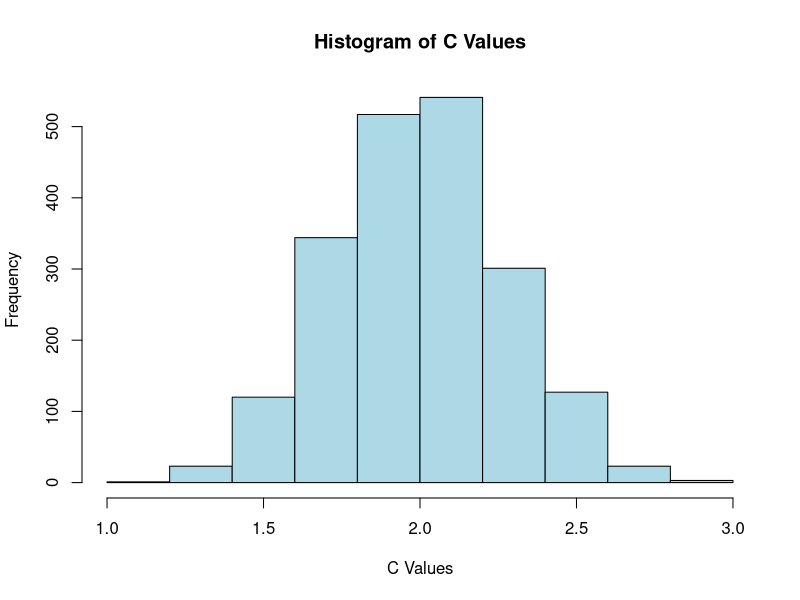

This figure's R source: (Note: this script raises an error after producing the figure.)
## ---- chunk 1
library(gtools)
library(MASS)

df1 <- read.csv("Body_masses.csv")

df1$Body.mass <- log(df1$Body.mass)

results_df <- data.frame()

num_permutations <- 2000

for (i in 1:num_permutations) {
  
  perms <- sample(df1$Body.mass, length(df1$Body.mass), replace = FALSE)
  
  results_df <- rbind(results_df, data.frame(Permutation = i, Body.mass = perms))
}


calculate_sum_squared_differences <- function(vector) {
  squared_differences <- (vector[-1] - vector[-length(vector)])^2
  sum_squared_differences <- sum(squared_differences)
  mean_value <- mean(vector)
  differences <- vector - mean_value
  sum_of_differences <- sum((differences)^{2})
  c_value <- sum_squared_differences / sum_of_differences
  return(c_value)
}

c_value_df <- data.frame(Result = numeric(0))

for (i in 1:num_permutations) {
  perm_values <- results_df$Body.mass[results_df$Permutation == i]
  result <- calculate_sum_squared_differences(perm_values)
  c_value_df <- rbind(c_value_df, data.frame(Result = result))
}


# fitting a normal distribution to my results
fit <- fitdistr(c_value_df$Result, densfun = "normal")
mean_estimate <- fit$estimate["mean"]
sd_estimate <- fit$estimate["sd"]

# I thought it was normal now 
hist(c_value_df$Result, main = "Histogram of C Values", xlab = "C Values", ylab = "Frequency", col = "lightblue", border = "black")



## ---- chunk 2
library(ape)

# Your original code to obtain all_groups
original_tree <- read.tree(text = "((A, B), C);")
original_edges <- original_tree$edge

# Find unique first column entries
unique_first_column <- unique(original_edges[, 1])
print(unique_first_column)
# Create a list to store both original and permuted groups of permutations
all_groups <- list()


permute_by_group <- function(edge_matrix) {
  # Find unique first column entries
  unique_first_column <- unique(edge_matrix[, 1])
  
  # Create a list to store both original and permuted groups of permutations
  all_groups <- list()
  
  # Iterate over unique first column entries
  for (entry in unique_first_column) {
    # Find rows with the same first column entry
    rows_in_group <- which(edge_matrix[, 1] == entry)
    
    # Extract permutations in the group
    permutations_in_group <- edge_matrix[rows_in_group, ]
    
    # Permute the group (shuffling the order of rows)
    permuted_group <- permutations_in_group[sample(nrow(permutations_in_group)), ]
    
    # Store both the original and permuted groups in the list
    all_groups[[as.character(entry)]] <- list(original = permutations_in_group, permuted = permuted_group)
  }
  
  return(all_groups)
}
# Create a list to store all combinations
all_combinations <- list()

# Iterate over unique first column entries
for (entry in unique_first_column) {
  original_group <- all_groups[[as.character(entry)]]$original
  permuted_group <- all_groups[[as.character(entry)]]$permuted
  
  # Create combinations following the specified pattern
  combinations <- list(
    matrix(rbind(original_group[1, , drop = FALSE], permuted_group[1:2, , drop = FALSE], original_group[2, , drop = FALSE]), ncol = 2, byrow = TRUE)
  )
  
  # Store the matrix in the list
  all_combinations[[as.character(entry)]] <- combinations
}

# Print the result
print(all_combinations)

## ---- chunk 3
# Function to convert a matrix to a phylogenetic tree
matrix_to_tree <- function(matrix) {
  edge_matrix <- as.matrix(matrix)
  tree <- ape::phylo(edge = edge_matrix)
  return(tree)
}


# Convert all combinations to trees
all_trees <- lapply(all_combinations, function(group) {
  lapply(group, matrix_to_tree)
})

# Print the resulting trees
print(all_trees)




## ---- chunk 4

library(ape)

original_tree <- read.tree(text = "((A, B), C);")

original_edges <- original_tree$edge

print(original_edges)

# Find unique first column entries
unique_first_column <- unique(original_edges[, 1])

# Create a list to store both original and permuted groups of permutations
all_groups <- list()

# Iterate over unique first column entries
for (entry in unique_first_column) {
  # Find rows with the same first column entry
  rows_in_group <- which(original_edges[, 1] == entry)
  
  # Extract permutations in the group
  permutations_in_group <- original_edges[rows_in_group, ]
  
  # Permute the group (shuffling the order of rows)
  permuted_group <- permutations_in_group[sample(nrow(permutations_in_group)), ]
  
  # Store both the original and permuted groups in the list
  all_groups[[as.character(entry)]] <- list(original = permutations_in_group, permuted = permuted_group)
}


print(all_groups)




## ---- chunk 5
library(ape)
library(phangorn)
library(gtools)

original_tree <- read.tree(text = "((A, B), (C, D));")
num_tips <- length(original_tree$tip.label)

# Define groups based on the original tree structure
groups <- list(c("A", "B"), c("C", "D"))

rooted_tree <- multi2di(original_tree)
original_labels <- original_tree$tip.label
tree_list <- list()

# I wanna permute along the groups now
for (i in seq_along(groups)) {
  group <- groups[[i]]
  
  # check if more than 2 perms if not just paste 
  if (length(group) >= 2) {
    permuted_tree <- rooted_tree
    permuted_tree$tip.label[group] <- original_labels[group][unlist(permutations(length(group), 2, group))]
    tree_list[[length(tree_list) + 1]] <- permuted_tree
  } else {
    tree_list[[length(tree_list) + 1]] <- rooted_tree
  }
}
# Why the NA's also, im expecting 4? 
print(tree_list)

## ---- chunk 6
library(ape)
library(phangorn)
library(gtools)

tree_string <- "((((((Odocoileus_hemionus,Odocoileus_virginianus),Rangifer_tarandus),Alces_alces),((Dama_dama,Cervus_canadensis))),Antilocapra_americana));"

tree <- read.tree(text = tree_string)

tree$edge
# I'm building the joint data outside of the csv file
tip_labels <- tree$tip.label
data_order <- c(Odocoileus_hemionus = 74, Odocoileus_virginianus = 57, Rangifer_tarandus = 100, Alces_alces = 384, Dama_dama = 55, Cervus_canadensis = 300, Antilocapra_americana = 50)

#have to find something that gives me the correct trees 

# adapted function from above 
calculate_c_value <- function(data_vector) {
  squared_differences <- (data_vector[-1] - data_vector[-length(data_vector)])^2
  sum_squared_differences <- sum(squared_differences)
  mean_value <- mean(data_vector)
  differences <- data_vector - mean_value
  sum_of_differences <- sum(differences^2)
  c_value <- sum_squared_differences / sum_of_differences
  return(c_value)
}

# getting all the c values 
#c_values <- sapply(data_vectors_list, calculate_c_value)

#average_c_value <- mean(c_values)
